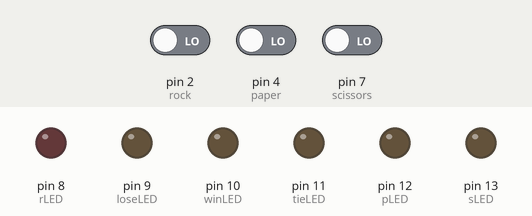
A sketch run on a simulated Arduino Uno, built with avr-gcc and run on an emulated ATmega328P. On the bench: output pins drawn as LEDs (lit = HIGH). The test bench sets the inputs (shaded band); at power-on: pin 2 (rock) LOW, pin 4 (paper) LOW, pin 7 (scissors) LOW. Random numbers use the default seed unless the sketch sets one.

Above: at 1.2 s.
1.3 s: pin 2 (rock) driven HIGH
At 2.1 s:
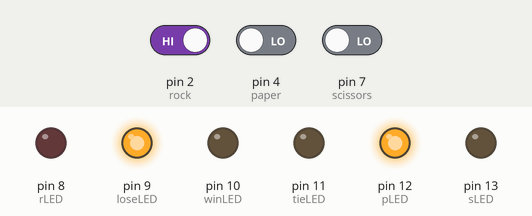
At 3.9 s:
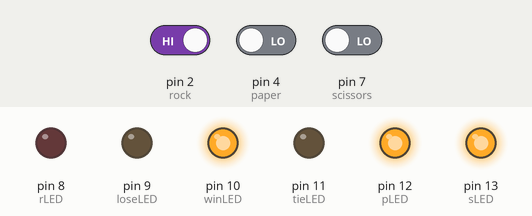
4.3 s: pin 4 (paper) driven HIGH
7.3 s: pin 2 (rock) driven LOW
At 9.7 s:
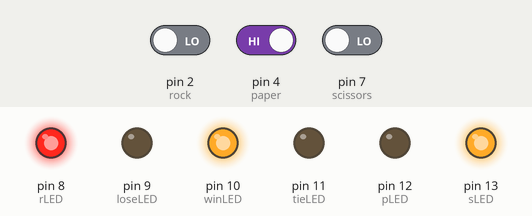
10.3 s: pin 7 (scissors) driven HIGH
13.3 s: pin 4 (paper) driven LOW
16.3 s: pin 2 (rock) driven HIGH
At 18.1 s:
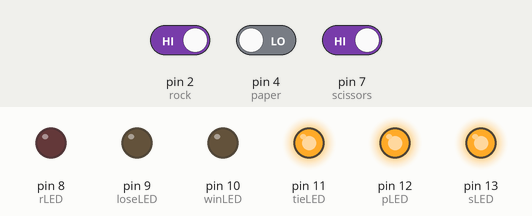
Timing chart, 0 to 30.8 s (numbered marks = the images above; inputs shaded):
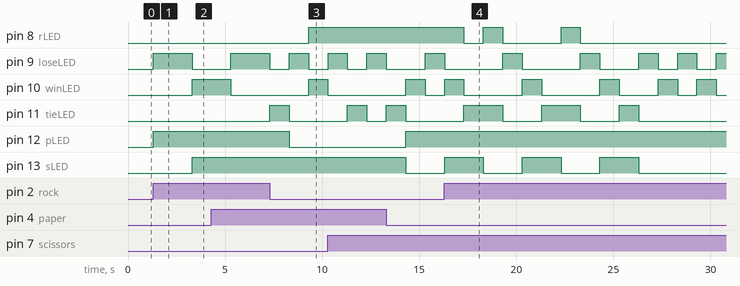

Measured:
- after the input at 1.3 s, pin 9 (loseLED): LOW → HIGH at once, → LOW 2.0 s later; pin 10 (winLED), pin 13 (sLED): LOW → HIGH after 2.0 s; pin 12 (pLED): LOW → HIGH at once
- after the input at 7.3 s, pin 8 (rLED): LOW → HIGH after 2.0 s
- after the input at 16.3 s, pin 8 (rLED): goes LOW 1.0 s, HIGH 1.0 s, LOW 3.0 s, HIGH 1.0 s, then LOW, starting after 1.0 s

The sketch:

RPS.ino
```cpp
int rock=2;
int paper=4;
int scissors=7;

int rLED=8;
int pLED=12;
int sLED=13;

int winLED=10;
int loseLED=9;
int tieLED=11;

void setup(){
  pinMode(winLED, OUTPUT);
  pinMode(loseLED, OUTPUT);
  pinMode(tieLED, OUTPUT);
  pinMode(rLED, OUTPUT);
  pinMode(pLED, OUTPUT);
  pinMode(sLED, OUTPUT);
  pinMode(rock, INPUT);
  pinMode(paper, INPUT);
  pinMode(scissors, INPUT);
}
void loop(){
  int rockbutton=digitalRead(rock);
  int paperbutton=digitalRead(paper);
  int scissorsbutton=digitalRead(scissors);
  if (rockbutton==HIGH || paperbutton==HIGH || scissorsbutton==HIGH){
    int rps=random(1, 4);
    if (rps==1){
      digitalWrite(rLED, HIGH);
    }
    if (rps==2){
      digitalWrite(pLED, HIGH);
    }
    if (rps==3){
      digitalWrite(sLED, HIGH);
    }
    if (rockbutton==HIGH && rps==1){
      digitalWrite(tieLED, HIGH);
      delay(1000);
      digitalWrite(tieLED, LOW);
      digitalWrite(rLED, LOW);
    }
    if (rockbutton==HIGH && rps==2){
      digitalWrite(loseLED, HIGH);
      delay(1000);
      digitalWrite(loseLED, LOW);
      digitalWrite(rLED, LOW);
    }
    if (rockbutton==HIGH && rps==3){
      digitalWrite(winLED, HIGH);
      delay(1000);
      digitalWrite(winLED, LOW);
      digitalWrite(rLED, LOW);
    }
    if (paperbutton==HIGH && rps==1){
      digitalWrite(winLED, HIGH);
      delay(1000);
      digitalWrite(winLED, LOW);
      digitalWrite(pLED, LOW);
    }
    if (paperbutton==HIGH && rps==2){
      digitalWrite(tieLED, HIGH);
      delay(1000);
      digitalWrite(tieLED, LOW);
      digitalWrite(pLED, LOW);
    }
    if (paperbutton==HIGH && rps==3){
      digitalWrite(loseLED, HIGH);
      delay(1000);
      digitalWrite(loseLED, LOW);
      digitalWrite(pLED, LOW);
    }
    if (scissorsbutton==HIGH && rps==1){
      digitalWrite(loseLED, HIGH);
      delay(1000);
      digitalWrite(loseLED, LOW);
      digitalWrite(sLED, LOW);
    }
    if (scissorsbutton==HIGH && rps==2){
      digitalWrite(winLED, HIGH);
      delay(1000);
      digitalWrite(winLED, LOW);
      digitalWrite(sLED, LOW);
    }
    if (scissorsbutton==HIGH && rps==3){
      digitalWrite(tieLED, HIGH);
      delay(1000);
      digitalWrite(tieLED, LOW);
      digitalWrite(sLED, LOW);
    }
  }


}
```
